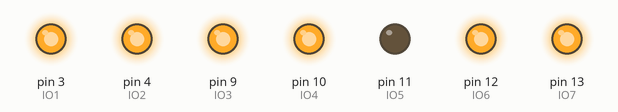
Recording of a sketch running on a simulated Arduino Nano, built with avr-gcc and run on an emulated ATmega328P. On the bench: output pins drawn as LEDs (lit = HIGH).

Above: at 0.1 s.
Timing chart, 0 to 1.6 s (numbered marks = the images above):
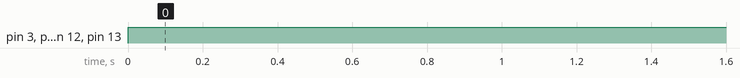

Measured:
- by itself, pin 3 (IO1), pin 4 (IO2), pin 9 (IO3), pin 10 (IO4), pin 12 (IO6), pin 13 (IO7): LOW → HIGH at 0.00 s

The sketch:

component_test.ino
```cpp
#define IO7 (13)              // Input/Output to payload plus
#define IO6 (12)              // Input/Output to payload plus
#define IO5 (11)              // Input/Output to payload plus
#define IO4 (10)              // Input/Output to payload plus
#define IO3 (9)               // Input/Output to payload plus
#define IO2 (4)               // Input/Output to payload plus
#define IO1 (3)               // Input/Output to payload plus
#define IO0 (A6)              // Input/Output to payload plus

void setup() {
  // put your setup code here, to run once:
  pinMode(IO1, OUTPUT);  //
  pinMode(IO2, OUTPUT);  //
  pinMode(IO3, OUTPUT); //
  pinMode(IO4, OUTPUT); //
  pinMode(IO5, OUTPUT); //
  pinMode(IO6, OUTPUT); //
  pinMode(IO7, OUTPUT); //
  //camera leds


  Serial.begin(115200);
}

void loop() {

  //old
  // pump 1 runs at full power when IO0 high IO1 low
  // does not turn off
  // connection could be weak
  // IO2 does not affect pump 1
  // voltage runs from pump to ground when everything set to high
  // yellow wire on white led seems to not be connected to anything
  // white and blue leds both turn off when IO7 is set to high
  // white leds not affected by IO6

  //new
  //IO4 IO5 low for full power left pump

  digitalWrite(IO1, HIGH); // half of pump 1
  digitalWrite(IO2, HIGH); // half of pump 1
  digitalWrite(IO3, HIGH); // half of pump 2 low - on
  digitalWrite(IO4, HIGH); // half of pump 2 low - on
  digitalWrite(IO5, LOW); // oscillater (low is off)
  digitalWrite(IO6, HIGH); // BLUE leds
  digitalWrite(IO7, HIGH); // WHITE leds

  delay(2000);
  // digitalWrite(IO1, LOW);
  //digitalWrite(IO2, LOW);

  // delay(2000);
  // digitalWrite(IO1, HIGH);
  //digitalWrite(IO2, HIGH);

  //delay(2000);
  //digitalWrite(IO5, LOW);
  //digitalWrite(IO6, LOW);

  //delay(2000);
  //digitalWrite(IO5, HIGH);
  //digitalWrite(IO6, HIGH);

}
```
